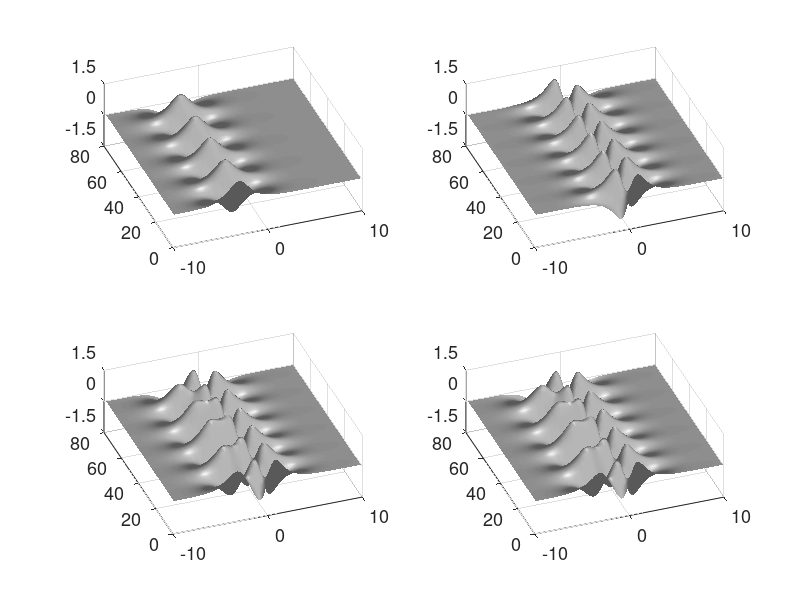
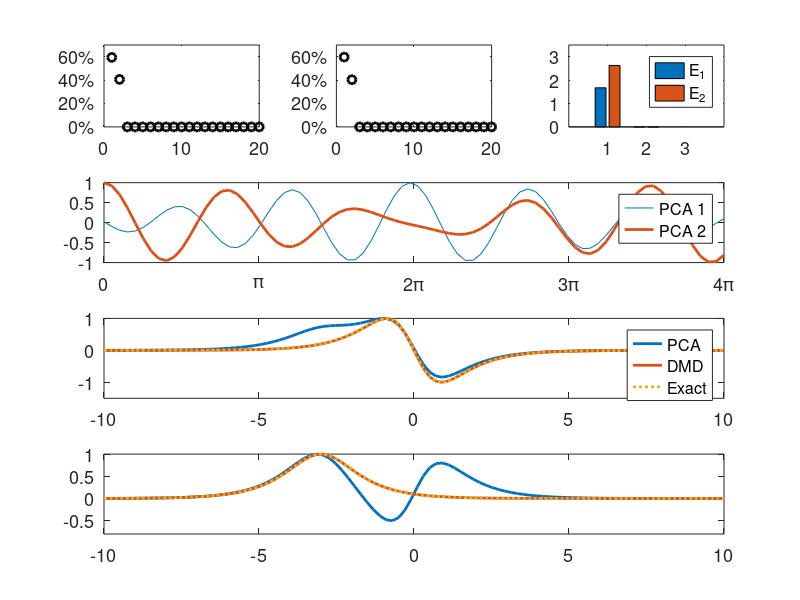

Recreate these plots in MATLAB, in order.
%stolen from Nathan Kutz

clear all; close all; clc;




x=linspace(-10,10,100);
t=linspace(0,4*pi,80); dt=t(2)-t(1);
[X,T]=meshgrid(x,t);

%f1=sech(X+3).*(1-0.5*cos(2*T));
%f2=(sech(X).*tanh(X)).*(2.5*sin(3*T));
f1=sech(X+3).*(1*exp(i*2.3*T));
f2=(sech(X).*tanh(X)).*(2*exp(i*2.8*T));
f=f1+f2;

subplot(2,2,1), surfl(real(f1)), shading interp, colormap(gray), view(-20,60)
subplot(2,2,2), surfl(real(f2)), shading interp,colormap(gray), view(-20,60)
subplot(2,2,3), surfl(real(f)), shading interp,colormap(gray), view(-20,60)

%% PCA decomposition

[u,s,v]=svd(f');

figure(2)
subplot(4,3,1), plot(diag(s)/sum(diag(s)),'ko','Linewidth',[2])
subplot(4,1,2), plot(t,v(:,1)/max(v(:,1)),t,v(:,2)/max(v(:,2)),'Linewidth',[2])
subplot(4,1,3), plot(x,u(:,1)/max(u(:,1)),'Linewidth',[2])
subplot(4,1,4), plot(x,u(:,2)/max(u(:,2)),'Linewidth',[2])

X = f.'; X1 = X(:,1:end-1); X2 = X(:,2:end);
r=2;
[U2,Sigma2,V2] = svd(X1,'econ'); U=U2(:,1:r); Sigma=Sigma2(1:r,1:r); V=V2(:,1:r);

%% DMD J-Tu decomposition:  Use this one

Atilde = U'*X2*V/Sigma;
[W,D] = eig(Atilde);
Phi = X2*V/Sigma*W;

mu = diag(D);
omega = log(mu)/dt;

u0=f(1,:).';
y0 = Phi\u0;  % pseudo-inverse initial conditions
u_modes = zeros(r,length(t));
for iter = 1:length(t)
     u_modes(:,iter) =(y0.*exp(omega*t(iter)));
end
for iter = 1:length(t)
     u_modes(:,iter) =(mu.^iter.*y0);
end
u_dmd = Phi*u_modes;

figure(1)
subplot(2,2,4)
surfl(real(u_dmd.')), shading interp,colormap(gray), view(-20,60)


figure(2),
subplot(4,3,2), plot(diag(Sigma2)/sum(diag(Sigma2)),'ko','Linewidth',[2])
subplot(4,1,3), hold on, plot(x,-Phi(:,1)/max(Phi(:,1)),'Linewidth',[2])
subplot(4,1,4), hold on, plot(x,Phi(:,2)/max(Phi(:,2)),'Linewidth',[2])


subplot(4,1,3), plot(x,-sech(x).*tanh(x)/max(sech(x).*tanh(x)),':','Linewidth',[2])
subplot(4,1,4), plot(x,sech(x+3)/max(sech(x+3)),':','Linewidth',[2])

E1(1)=norm(u(:,1)/max(u(:,1))-(-sech(x).*tanh(x)/max(sech(x).*tanh(x))).');
E2(1)=norm(u(:,2)/max(u(:,2))-(sech(x+3)/max(sech(x+3))).');

E1(2)=norm(-Phi(:,1)/max(Phi(:,1))-(-sech(x).*tanh(x)/max(sech(x).*tanh(x))).');
E2(2)=norm(Phi(:,2)/max(Phi(:,2))-(sech(x+3)/max(sech(x+3))).');

subplot(4,3,3), bar([E1; E2].'),

%%
figure(1)
for j=1:4
     subplot(2,2,j)
     set(gca,'Ylim',[0 80],'Ytick',[0 20 40 60 80],'Xlim',[0 100],'Xtick',[0 50 100],'Xticklabel',{'-10','0','10'}, ...
          'Zlim',[-1.5 1.5],'Ztick',[-1.5 0 1.5],'Fontsize',[13])
end

figure(2)
subplot(4,3,1)
set(gca,'Xlim',[0 20],'Xtick',[0 10 20],'Ylim',[0 0.7],'Ytick',[0 0.2 0.4 0.6],'Yticklabel',{'0%','20%','40%','60%'},'Fontsize',[13])

subplot(4,3,2)
set(gca,'Xlim',[0 20],'Xtick',[0 10 20],'Ylim',[0 0.7],'Ytick',[0 0.2 0.4 0.6],'Yticklabel',{'0%','20%','40%','60%'},'Fontsize',[13])

subplot(4,3,3)
set(gca,'Xlim',[0 4],'Xtick',[1 2 3],'Ylim',[0 3.5],'Ytick',[0 1 2 3],'Fontsize',[13])
legend('E_1','E_2')

subplot(4,1,2)
set(gca,'Xlim',[0 4*pi],'Xtick',[0 pi 2*pi 3*pi 4*pi],'Xticklabel',{'0','\pi','2\pi','3\pi','4\pi'},'Fontsize',[13])
legend('PCA 1','PCA 2','ICA 1','ICA 2')


subplot(4,1,3)
set(gca,'Xlim',[-10 10],'Xtick',[-10 -5 0 5 10],'Ylim',[-1.5 1],'Ytick',[-1 0 1],'Fontsize',[13])
legend('PCA','DMD','Exact')


subplot(4,1,4)
set(gca,'Xlim',[-10 10],'Xtick',[-10 -5 0 5 10],'Ylim',[-0.8 1],'Ytick',[-0.5 0 0.5 1],'Fontsize',[13])



